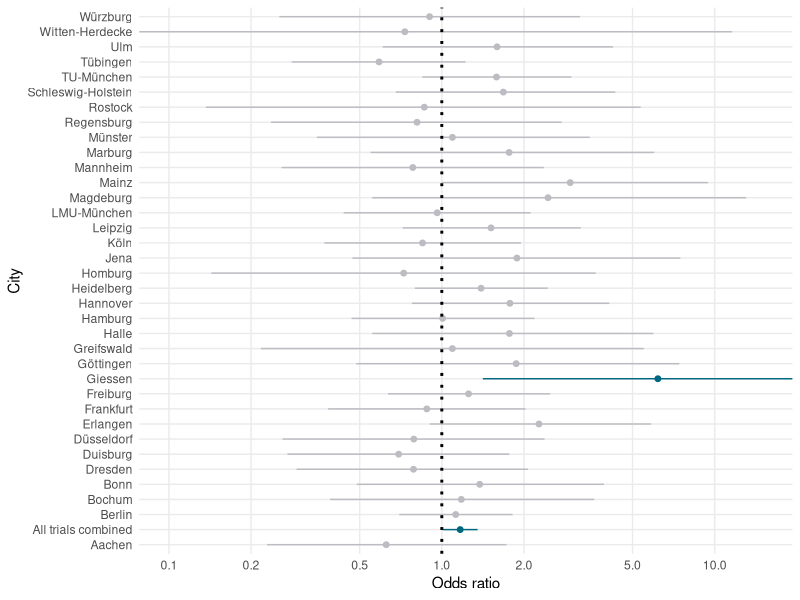
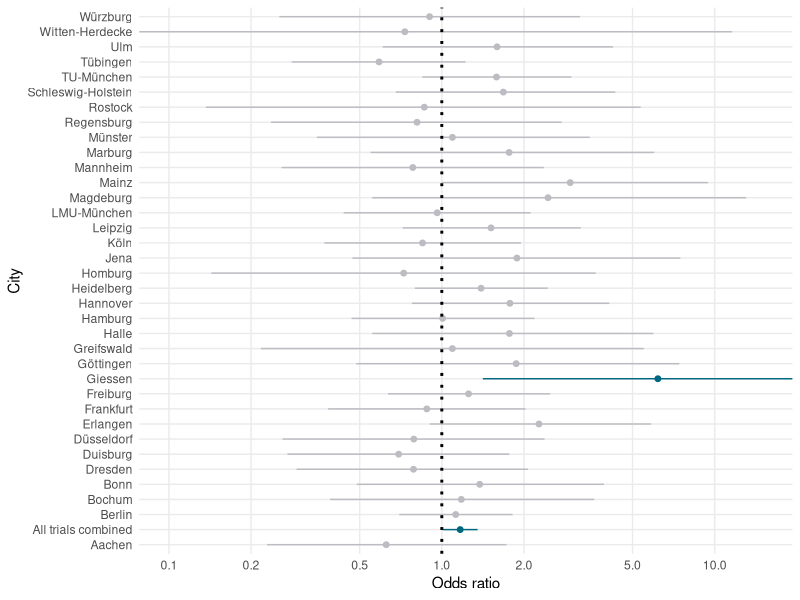

R code for these plots, in order:
library(tidyverse)

city_statistics <- read_csv("results_for_paper/city_statistics_comp.csv")
city_statistics$City[city_statistics$City == "All"] <- "All trials combined"
city_statistics[1:2,] <- city_statistics[2:1,]

calc_fisher <- function(city_statistics, row_num) {
  city_cont_table <-
    tibble(new_results = c(city_statistics[row_num,]$`Published <24m after CD`, 
                           city_statistics[row_num,]$Trials - 
                             city_statistics[row_num,]$`Published <24m after CD`),
           old_results = c(city_statistics[row_num,]$timely_published_IntoValue1,
                           city_statistics[row_num,]$trials_IntoValue1 - 
                             city_statistics[row_num,]$timely_published_IntoValue1))
  
  fisher_results <- fisher.test(city_cont_table)
  fisher_res_vec <- c(fisher_results$estimate, fisher_results$conf.int)
  
  return(fisher_res_vec)
}

fisher_res_list <- list()
for(i in 1:dim(city_statistics)[1])
{
  fisher_res_list[[i]] <- city_statistics %>% calc_fisher(i)
}
fisher_res <- do.call(rbind, fisher_res_list)


city_statistics <- city_statistics %>%
  mutate(odds_ratio = fisher_res[,1],
         CI_min = fisher_res[,2],
         CI_max = fisher_res[,3],
         is_sig = CI_min > 1.)

city_statistics$City <- city_statistics$City %>% as.factor()
ggplot(data=city_statistics,aes(x=City,y=odds_ratio, color=is_sig))+
  geom_pointrange(aes(ymin = CI_min, ymax = CI_max),
                  size = 0.5, fatten = 2) +
  geom_hline(yintercept = 1.0, linetype = "dotted", size = 1) +
  scale_y_log10(breaks = c(0.1, 0.2, 0.5, 1.0, 2.0, 5.0, 10),
                minor_breaks = NULL) +
  labs(y = "Odds ratio", x = "City") +
  coord_flip(ylim = c(0.1, 15)) +
  theme_minimal() + 
  theme(legend.position = "none") +
  scale_color_manual(values=c("#bcbcc3", "#006780"))
ggsave("results_for_paper/odds_ratios.png", width = 15, height = 15, units = "cm", dpi = 300)

